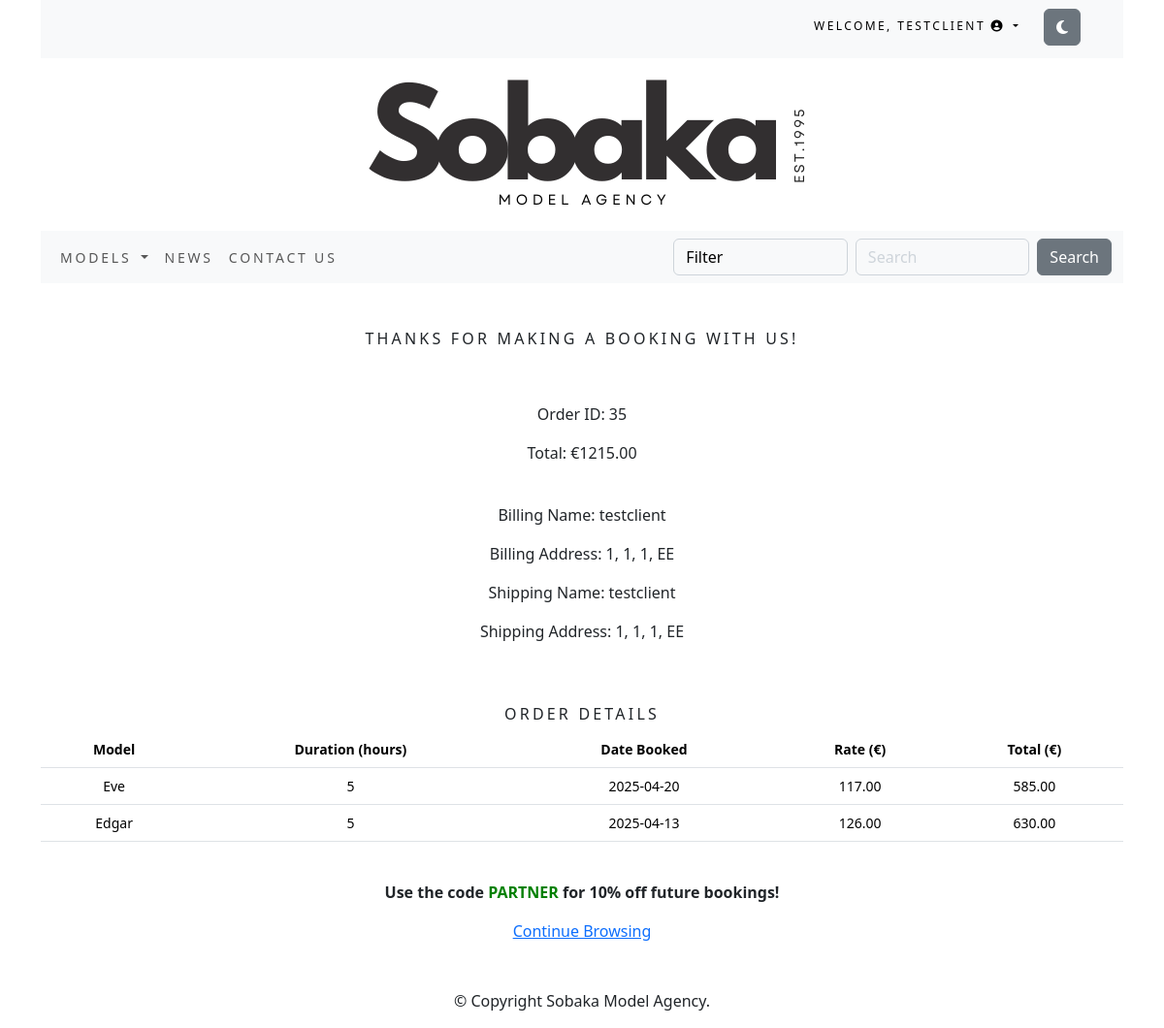
The app's page /order/thanks/35/ (signed in) with its own data.
### accounts/models.py (models this page shows)
class CustomUser(AbstractUser):
    permissions = models.BooleanField(default=False)

### order/models.py (models this page shows, shortened)
class Order(models.Model):
    token = models.CharField(max_length=250, blank=True)
    total = models.DecimalField(max_digits=10, decimal_places=2,
verbose_name='Euro Order Total')
    emailAddress = models.EmailField(max_length=250, blank=True,
verbose_name='Email Address')
    created = models.DateTimeField(auto_now_add=True)
    billingName = models.CharField(max_length=250, blank=True)
    billingAddress1 = models.CharField(max_length=250, blank=True)
    billingCity = models.CharField(max_length=250, blank=True)
    billingPostcode = models.CharField(max_length=10, blank=True)
    billingCountry = models.CharField(max_length=200, blank=True)
    shippingName = models.CharField(max_length=250, blank=True)
    shippingAddress1 = models.CharField(max_length=250, blank=True)
    shippingCity = models.CharField(max_length=250, blank=True)
    shippingPostcode = models.CharField(max_length=10, blank=True)
    shippingCountry = models.CharField(max_length=200, blank=True)
    class Meta:
        db_table = 'Order'
        ordering = ['-created']

class OrderItem(models.Model):
    product = models.CharField(max_length=250)
    price = models.DecimalField(max_digits=10, decimal_places=2, verbose_name='Euro Price')
    duration = models.IntegerField(default=1)
    booked_date = models.DateField(null=True, blank=True)
    order = models.ForeignKey(Order, on_delete=models.CASCADE)
    reviewed = models.BooleanField(default=False)
    class Meta:
        db_table = 'OrderItem'
    def sub_total(self):
        return self.duration * self.price

### order/views.py (the view)
# urls.py: path('thanks/<int:order_id>/', views.thanks, name='thanks'),
def thanks(request, order_id=None):
    customer_order = None
    if order_id:
        customer_order = get_object_or_404(Order, id=order_id)
        if customer_order.emailAddress != request.user.email:
            raise Http404("You are not authorized to view this order.")
    return render(request, 'thanks.html', {'customer_order': customer_order})

### cart/context_processors.py (called while the page is built)
def counter(request):
    item_count = 0
    if 'admin' in request.path:
        return {}
    else:
        try:
            cart = Cart.objects.filter(cart_id=_cart_id(request))
            cart_items = CartItem.objects.all().filter(cart=cart[:1])
            for cart_item in cart_items:
                item_count += cart_item.duration
        except Cart.DoesNotExist:
            item_count = 0
    return {'item_count':item_count}

### cart/views.py (called while the page is built)
def _cart_id(request):
    cart = request.session.session_key
    if not cart:
        cart = request.session.create()
    return cart

### sobaka/context_processors.py (called while the page is built)
def menu_links(request):
    links = Category.objects.all()
    return {'links':links}

### sobaka/models.py (called while the page is built)
    def get_absolute_url(self):
        return reverse('sobaka:humans_by_category', args=[self.id])

### order/templates/thanks.html (shortened to what this page needs)
{% extends "base.html" %}
{% load static %}
{% block content %}
    <div>
        <div class="text-center">
            <br>
            <br>
            <h1 class="text-center my_title">
                Thanks for making a booking with us!
            </h1>
            <br>
            <br>
            {% if customer_order %}
            <p>Order ID: {{ customer_order.id }}</p>
            <p>Total: €{{ customer_order.total }}</p>
            <br>
            <p>Billing Name: {{ customer_order.billingName }}</p>
            <p>Billing Address: {{ customer_order.billingAddress1 }}, {{ customer_order.billingCity }}, {{ customer_order.billingPostcode }}, {{ customer_order.billingCountry }}</p>
            <p>Shipping Name: {{ customer_order.shippingName }}</p>
            <p>Shipping Address: {{ customer_order.shippingAddress1 }}, {{ customer_order.shippingCity }}, {{ customer_order.shippingPostcode }}, {{ customer_order.shippingCountry }}</p>
            <br>
            <br>
            <h2 class="my_title">Order Details</h2>
            <table class="table my_custom_table">
                <thead>
                    <tr>
                        <th>Model</th>
                        <th>Duration (hours)</th>
                        <th>Date Booked</th>
                        <th>Rate (€)</th>
                        <th>Total (€)</th>
                    </tr>
                </thead>
                <tbody>
                    {% for item in customer_order.orderitem_set.all %}
                    <tr>
                        <td>{{ item.product }}</td>
                        <td>{{ item.duration }}</td>
                        <td>{{ item.booked_date|date:"Y-m-d" }}</td>
                        <td>{{ item.price }}</td>
                        <td>{{ item.sub_total }}</td>
                    </tr>
                    {% endfor %}
                </tbody>
            </table>
            {% else %}
            <p>We could not find your order details. Please contact support if you have any questions.</p>
            {% endif %}
            <br>
            <p><strong>Use the code <span style="color: green;">PARTNER</span> for 10% off future bookings!</strong></p>
            <a href="{% url 'sobaka:all_humans' %}">Continue Browsing</a>
        </div>
    </div>
    <br>
    <br>
{% endblock %}

### accounts/templates/top-navbar.html (shortened to what this page needs)
{% load static %}
<div class="container">
    <div class="my_custom_menu">
        <ul>
            {% if user.is_authenticated %}
            <li>
                <a href="#" class="dropdown-toggle" data-bs-toggle="dropdown" aria-haspopup="true" aria-expanded="false">
                    Welcome, {{ user.username }} <i class="fas fa-user-circle"></i>
                </a>
            </li>
            {% endif %}
            <li>
                <button id="theme-toggle" class="btn btn-secondary">
                    <i id="theme-icon" class="fas fa-moon"></i>
                </button>
            </li>
        </ul>
    </div>
</div>

### static/css/custom.css (style rules this page uses)
.my_title { font-size: 16px; text-transform: uppercase; letter-spacing: .2em; }
.my_custom_menu { text-align: right !important; }
.my_custom_menu ul li { list-style: none; color: #000; text-transform: uppercase; letter-spacing: .2em; font-size: 12px; padding-right: 20px; display: inline; }
.my_custom_menu ul li a { text-decoration: none; color: #000; list-style: none; text-transform: uppercase; letter-spacing: .2em; font-size: 12px; }
.my_custom_table { min-width: 400px; font-size: 14px; }

### records on screen
CustomUser: username "TESTCLIENT"
Order: id "35", total "1215.00", billingName "testclient", billingAddress1 "1", billingCity "1", billingPostcode "1", billingCountry "EE", shippingName "testclient", shippingAddress1 "1", shippingCity "1", shippingPostcode "1", shippingCountry "EE"
OrderItem: product "Eve", duration "5", booked_date "2025-04-20", price "117.00", sub_total "585.00"
OrderItem: product "Edgar", duration "5", booked_date "2025-04-13", price "126.00", sub_total "630.00"
